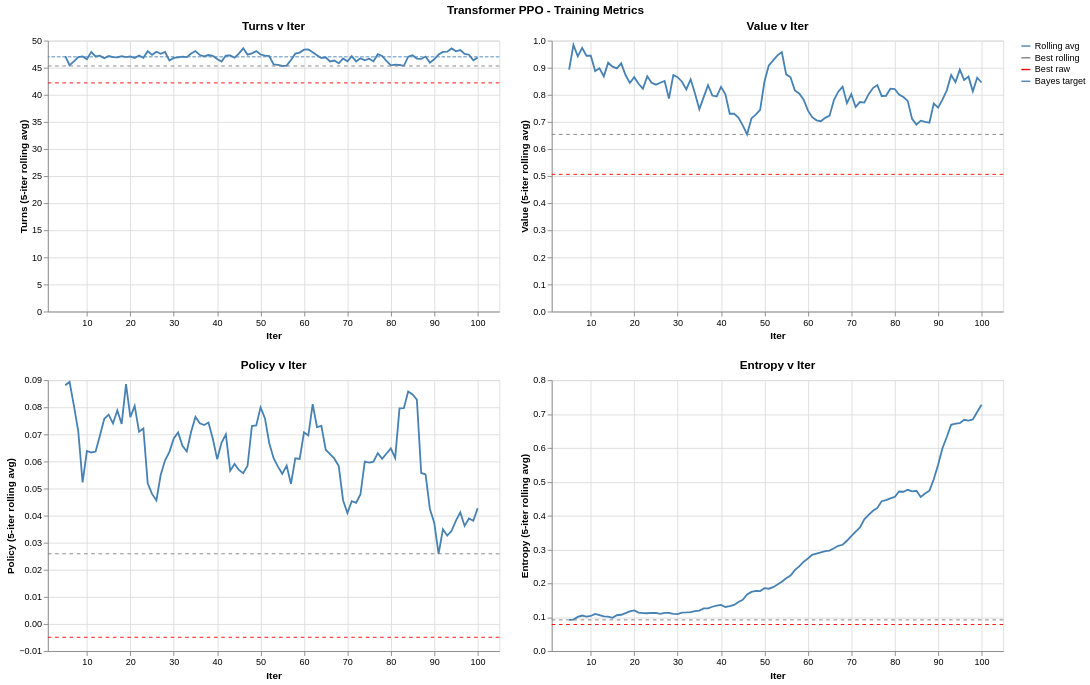

Notebook code cell kept with this figure:
### Code cell
turns, policy, value, entropy = [
    make_chart(ppo_df, col, f, arg_col="iter", scale_x=False, window_size=5)
    for col, f in [
        ("turns", pl.min),
        ("policy", pl.min),
        ("value", pl.min),
        ("entropy", pl.min),
    ]
]


bayes_target = bayesian_baseline_turns
bayes_baseline_rule = (
    alt.Chart(pl.DataFrame({"y": [bayes_target], "series": ["Bayes target"]}))
    .mark_rule(strokeDash=[4, 2])
    .encode(
        y=alt.Y("y:Q"),
        color=alt.Color(
            "series:N",
            scale=alt.Scale(domain=["Bayes target"], range=["black"]),
            legend=alt.Legend(title=""),
        ),
    )
)
turns += bayes_baseline_rule

# Total time
total_seconds = ppo_df["time"].sum()
h, m = divmod(total_seconds, 3600)
m, s = divmod(m, 60)
print(f"Total training time: {int(h)}h {int(m)}m {int(s)}s")
# Display charts
title = alt.TitleParams("Transformer PPO - Training Metrics", anchor="middle")
((turns | value) & (policy | entropy)).resolve_scale(y="independent").properties(
    title=title
)
